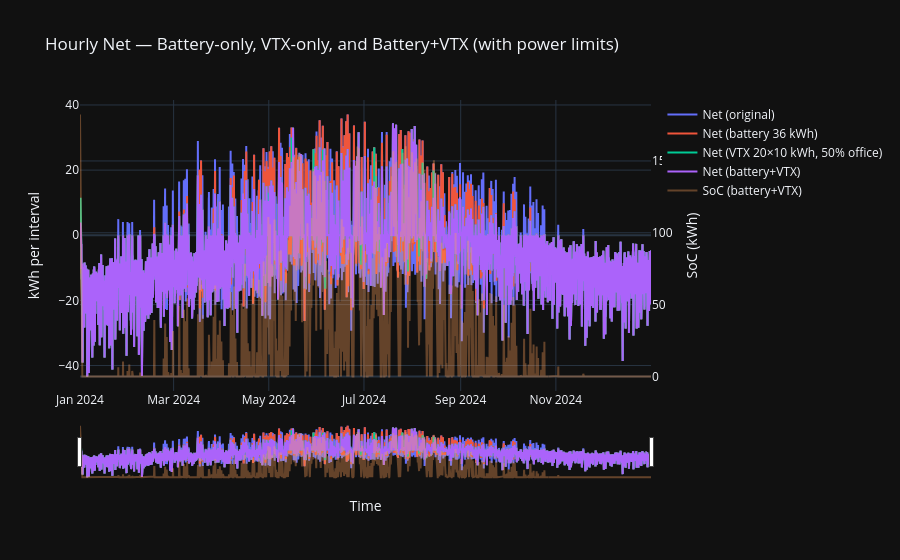

The code cell stored with this chart in its notebook:
### Code cell
# Full-year: Battery-only, VTX-only, and Battery+VTX with power limits
# Uses: systems, pd, np, go, TZ

# --- Parameters ---
BATTERY_KWH   = 36.0      # fixed village battery capacity
SOC0_FRAC     = 0.80      # initial SoC as fraction of available capacity
ETA_RT        = 0.90      # round-trip efficiency
N_EV          = 20
EV_LEND_KWH   = 10.0      # per EV lendable capacity
OFFICE_HOURS  = range(8, 17)  # 08:00–16:59 → 50% EV availability
MAX_CHARGE_KW = 10.0      # pack charge limit (kW)
MAX_DISCH_KW  = 10.0      # pack discharge limit (kW)

# 1) Local-naive index + net kWh per interval (+surplus, -deficit)
t = pd.to_datetime(systems.index)
if getattr(t, "tz", None) is not None:
    t = t.tz_convert(TZ).tz_localize(None)
sys_ = systems.copy(); sys_.index = t
net_e = (sys_["Produktion"] - sys_["El kWh"]).rename("net_kWh")

# 2) Interval durations (h) for kW limits
dt = pd.Series(sys_.index).diff().dt.total_seconds().div(3600.0).to_numpy()
if len(dt) > 1 and np.isnan(dt[1]):  # first is NaN
    dt[0] = np.nanmedian(dt[1:])
dt = np.where(np.isnan(dt), np.nanmedian(dt), dt)  # guard any gaps
dt = dt[:len(net_e)]  # align

# 3) EV variable capacity schedule (kWh available each interval)
hours = sys_.index.hour
ev_cap_sched = np.where(np.isin(hours, list(OFFICE_HOURS)),
                        0.5 * N_EV * EV_LEND_KWH,  # 50% office hours
                        1.0 * N_EV * EV_LEND_KWH)  # 100% otherwise
ev_cap_sched = pd.Series(ev_cap_sched, index=sys_.index, name="ev_cap_kWh")

# 4) Simulator with variable capacity and power limits
def simulate_variable_capacity(e_kwh: pd.Series,
                               base_cap_kwh: float,
                               var_cap_kwh: pd.Series | None,
                               soc0_frac: float,
                               eta_rt: float,
                               dt_hours: np.ndarray,
                               max_chg_kw: float | None = None,
                               max_dis_kw: float | None = None):
    """
    e_kwh: net kWh per interval (+ = surplus to store, - = deficit to supply)
    max_*_kw: power caps; if None, unlimited. Applied as energy caps: kW * dt[h].
    Returns: (residual Series, SoC Series)
    """
    eta = np.sqrt(eta_rt)
    idx = e_kwh.index
    e = e_kwh.to_numpy(dtype=float)
    var = (var_cap_kwh.reindex(idx).to_numpy(dtype=float)
           if var_cap_kwh is not None else np.zeros_like(e))
    residual = np.zeros_like(e)
    soc = np.zeros_like(e)

    cap_now = base_cap_kwh + var[0]
    soc_now = soc0_frac * cap_now

    for i, x in enumerate(e):
        cap_now = base_cap_kwh + var[i]
        # enforce capacity drop instantly (e.g., EVs depart)
        if soc_now > cap_now:
            residual[i] += (soc_now - cap_now) / eta
            soc_now = cap_now

        # power limits as per-interval energy caps
        ecap_in  = (max_chg_kw  * dt_hours[i]) if max_chg_kw  is not None else np.inf
        ecap_out = (max_dis_kw  * dt_hours[i]) if max_dis_kw  is not None else np.inf

        if x >= 0.0:
            # surplus → charge (limited by power and capacity)
            room = cap_now - soc_now
            # grid surplus x turns into stored energy x*eta; cap by power: ecap_in stored energy limit is ecap_in
            charge_in = min(x * eta, room, ecap_in)
            spill = x * eta - charge_in
            soc_now += charge_in
            residual[i] += spill / eta
        else:
            # deficit → discharge (limited by power and SoC)
            need = -x
            # what grid can receive this interval: limited by power (ecap_out) and SoC*eta
            deliverable = min(soc_now * eta, need, ecap_out)
            soc_now -= deliverable / eta
            unmet = need - deliverable
            residual[i] -= unmet

        soc[i] = soc_now

    return (pd.Series(residual, index=idx, name="net_after_kWh"),
            pd.Series(soc, index=idx, name="SoC_kWh"))

# 5) Scenarios
# Battery-only
net_batt, soc_batt = simulate_variable_capacity(
    net_e, base_cap_kwh=BATTERY_KWH, var_cap_kwh=None, soc0_frac=SOC0_FRAC,
    eta_rt=ETA_RT, dt_hours=dt, max_chg_kw=MAX_CHARGE_KW, max_dis_kw=MAX_DISCH_KW
)
# VTX-only
net_vtx, soc_vtx = simulate_variable_capacity(
    net_e, base_cap_kwh=0.0, var_cap_kwh=ev_cap_sched, soc0_frac=SOC0_FRAC,
    eta_rt=ETA_RT, dt_hours=dt, max_chg_kw=MAX_CHARGE_KW, max_dis_kw=MAX_DISCH_KW
)
# Battery + VTX
net_both, soc_both = simulate_variable_capacity(
    net_e, base_cap_kwh=BATTERY_KWH, var_cap_kwh=ev_cap_sched, soc0_frac=SOC0_FRAC,
    eta_rt=ETA_RT, dt_hours=dt, max_chg_kw=MAX_CHARGE_KW, max_dis_kw=MAX_DISCH_KW
)

# 6) Plot
fig = go.Figure()
fig.add_scatter(x=net_e.index,    y=net_e.values,   name="Net (original)", mode="lines")
fig.add_scatter(x=net_batt.index, y=net_batt.values, name=f"Net (battery {BATTERY_KWH:.0f} kWh)", mode="lines")
fig.add_scatter(x=net_vtx.index,  y=net_vtx.values,  name=f"Net (VTX {N_EV}×{EV_LEND_KWH:.0f} kWh, 50% office)", mode="lines")
fig.add_scatter(x=net_both.index, y=net_both.values, name=f"Net (battery+VTX)", mode="lines")
fig.add_scatter(x=soc_both.index, y=soc_both.values, name="SoC (battery+VTX)", mode="lines", yaxis="y2", opacity=0.35)

fig.update_layout(
    title="Hourly Net — Battery-only, VTX-only, and Battery+VTX (with power limits)",
    hovermode="x unified",
    xaxis=dict(title="Time", rangeslider=dict(visible=True)),
    yaxis=dict(title="kWh per interval"),
    yaxis2=dict(title="SoC (kWh)", overlaying="y", side="right")
)
fig.show()

# 7) Impact stats
def import_kwh(x): return float(-x[x < 0].sum())
imp0   = import_kwh(net_e)
imp_b  = import_kwh(net_batt)
imp_v  = import_kwh(net_vtx)
imp_bt = import_kwh(net_both)
print(f"Import ↓ battery-only: {(imp0-imp_b):.1f} kWh  ({(1-imp_b/imp0)*100:.1f}%)")
print(f"Import ↓ VTX-only   : {(imp0-imp_v):.1f} kWh  ({(1-imp_v/imp0)*100:.1f}%)")
print(f"Import ↓ BOTH       : {(imp0-imp_bt):.1f} kWh  ({(1-imp_bt/imp0)*100:.1f}%)")

### Figure 1 — Plotly figure (JSON) as saved in the notebook; plotly's stock layout.template omitted (floating-point values rounded to 4 significant figures; data arrays with more than 128 entries replaced by an {"elided": "..."} marker saying what was removed)
{"data": [{"mode": "lines", "name": "Net (original)", "x": {"elided": "8783 str values"}, "y": {"elided": "8783 float values"}, "type": "scatter"}, {"mode": "lines", "name": "Net (battery 36 kWh)", "x": {"elided": "8783 str values"}, "y": {"elided": "8783 float values"}, "type": "scatter"}, {"mode": "lines", "name": "Net (VTX 20×10 kWh, 50% office)", "x": {"elided": "8783 str values"}, "y": {"elided": "8783 float values"}, "type": "scatter"}, {"mode": "lines", "name": "Net (battery+VTX)", "x": {"elided": "8783 str values"}, "y": {"elided": "8783 float values"}, "type": "scatter"}, {"mode": "lines", "name": "SoC (battery+VTX)", "opacity": 0.35, "x": {"elided": "8783 str values"}, "y": {"elided": "8783 float values"}, "yaxis": "y2", "type": "scatter"}], "layout": {"xaxis": {"rangeslider": {"visible": true}, "title": {"text": "Time"}}, "yaxis2": {"title": {"text": "SoC (kWh)"}, "overlaying": "y", "side": "right"}, "title": {"text": "Hourly Net — Battery-only, VTX-only, and Battery+VTX (with power limits)"}, "hovermode": "x unified", "yaxis": {"title": {"text": "kWh per interval"}}}}
